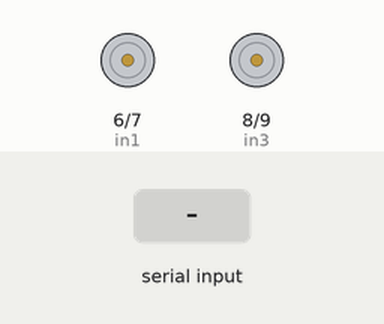
Simulated run of this sketch. Board: Arduino Uno, built with avr-gcc and run on an emulated ATmega328P. On the bench: motor-driver pin pairs drawn as motors (green arrow = first pin HIGH = forward, orange = second pin HIGH = backward, longer = more drive). The test bench sets the inputs (shaded band).

Above: at 1.2 s.
1.3 s: "1" received over Serial
At 1.62 s:
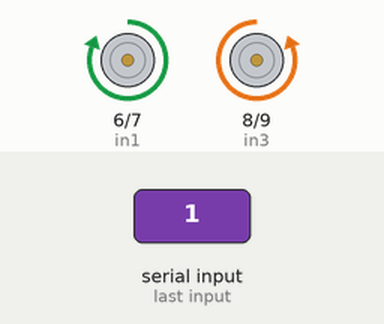
3.2 s: "2" received over Serial
At 3.37 s:
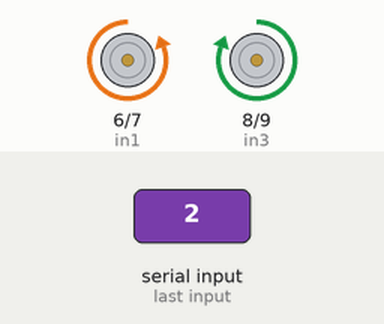
5.0 s: "3" received over Serial
At 5.37 s:
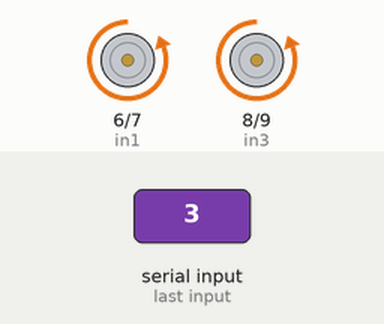
7.0 s: "4" received over Serial
At 7.12 s:
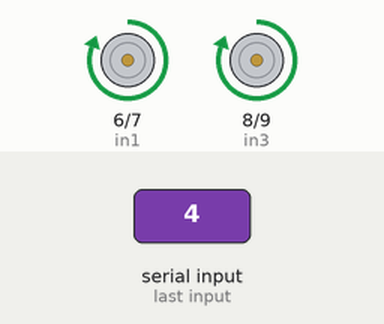
Timing chart, 0 to 9.7 s (numbered marks = the images above; inputs shaded):
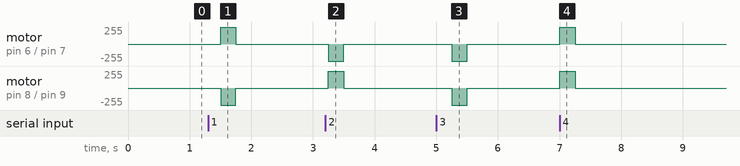

The sketch:

motor-controller.ino
```cpp
/*Programmer: Mohammad Afeef
Contains all the functions to
controll the bot in different
dirctions using bluetooth with
mobile phone.
*/

//MOTOR_A PINS
int in1 = 6;
int in2 = 7;

//MOTOR_B PINS
int in3 = 8;
int in4 = 9;

//controll unit
int duration = 250;//The function will execute for more time after the signal is stoped.

//Directional functions

void front(){
  //MOTOR_A CLOCKWISE MAX SPEED
  digitalWrite(in1,HIGH);
  digitalWrite(in2,LOW);

  //MOTOR_B COUNTERCLOCKWISE MAX SPEED
  digitalWrite(in3,LOW);
  digitalWrite(in4,HIGH);

  delay(duration);
}

void back(){
  //MOTOR_A COUNTERCLOCKWISE MAX SPEED
  digitalWrite(in1,LOW);
  digitalWrite(in2,HIGH);

  //MOTOR_B CLOCKWISE MAX SPEED
  digitalWrite(in3,HIGH);
  digitalWrite(in4,LOW);

  delay(duration);
}

void left(){
  //MOTOR_A CLOCKWISE MAX SPEED
  digitalWrite(in1,HIGH);
  digitalWrite(in2,LOW);

  //MOTOR_B CLOCKWISE MAX SPEED
  digitalWrite(in3,HIGH);
  digitalWrite(in4,LOW);

  delay(duration);
}

void right(){
  //MOTOR_A COUNTERCLOCKWISE MAX SPEED
  digitalWrite(in1,LOW);
  digitalWrite(in2,HIGH);

  //MOTOR_B COUNTERCLOCKWISE MAX SPEED
  digitalWrite(in3,LOW);
  digitalWrite(in4,HIGH);

  delay(duration);
}

void stop(){
  //STOP
  digitalWrite(in1,LOW);
  digitalWrite(in2,LOW);
  digitalWrite(in3,LOW);
  digitalWrite(in4,LOW);
  delay(duration);
}

void setup() {

  //Pin setup of all the motors
  pinMode(in1, OUTPUT);
  pinMode(in2, OUTPUT);
  pinMode(in3, OUTPUT);
  pinMode(in4, OUTPUT);

  //Serial begin to recive from BT module
  Serial.begin(9600);

}

void loop() {

  if(Serial.available()>0){
    char info = Serial.read();
    switch(info){
      case '1': front();
                break;
      case '2': back();
                break;
      case '3': right();
                break;
      case '4': left();
                break;
      default : stop();
    }
  }
  else
    stop();
}
```

Measured:
- after the input at 1.3 s, motor on pin 6 (in1) / pin 7 (in2): stopped → forward 255/255 after 0.20 s, → stopped 0.25 s later; motor on pin 8 (in3) / pin 9 (in4): stopped → backward 255/255 after 0.20 s, → stopped 0.25 s later
- after the input at 3.2 s, motor on pin 6 (in1) / pin 7 (in2): stopped → backward 255/255 after 0.05 s, → stopped 0.25 s later; motor on pin 8 (in3) / pin 9 (in4): stopped → forward 255/255 after 0.05 s, → stopped 0.25 s later
- after the input at 5.0 s, motor on pin 6 (in1) / pin 7 (in2), motor on pin 8 (in3) / pin 9 (in4): stopped → backward 255/255 after 0.25 s, → stopped 0.25 s later
- after the input at 7.0 s, motor on pin 6 (in1) / pin 7 (in2), motor on pin 8 (in3) / pin 9 (in4): stopped → forward 255/255 at once, → stopped 0.25 s later
